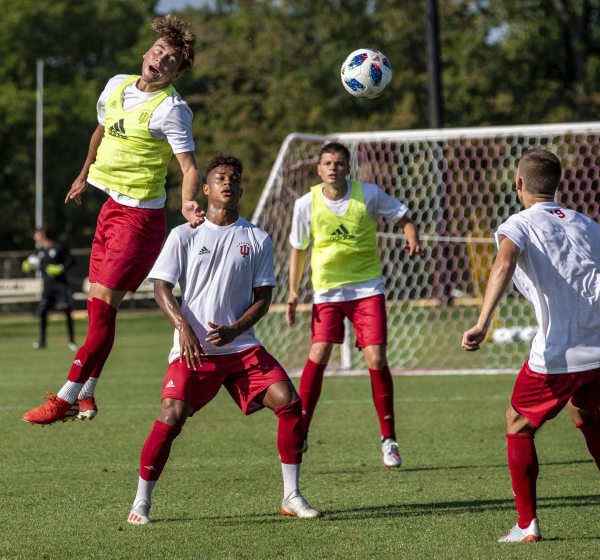
#> input picture OpenCV/image.jpeg, 1200 x 1119 px, found by its file name (shown at 1/2 size)
$ python img-size-reducing.py
#> lines starting #> are read from the running program, lines starting #| are printed output that depends on the picture
import cv2
import matplotlib.pyplot as plt

img = cv2.imread("C:/Users/mohammed mubeen uddi/OneDrive/Desktop/my programs/python/image.jpeg")
#> img is the input picture: shape (1119, 1200, 3); mean B, G, R 70.9, 96, 102.6

layer = img.copy()

for i in range(4):
    plt.subplot(2, 2, i + 1)

    # using pyrDown() function
    layer = cv2.pyrDown(layer)

    plt.imshow(layer)
    cv2.imshow("str(i)", layer)
    cv2.waitKey(0)
#> this loop made 4 passes
#> pass 1, `layer = cv2.pyrDown(layer)`:
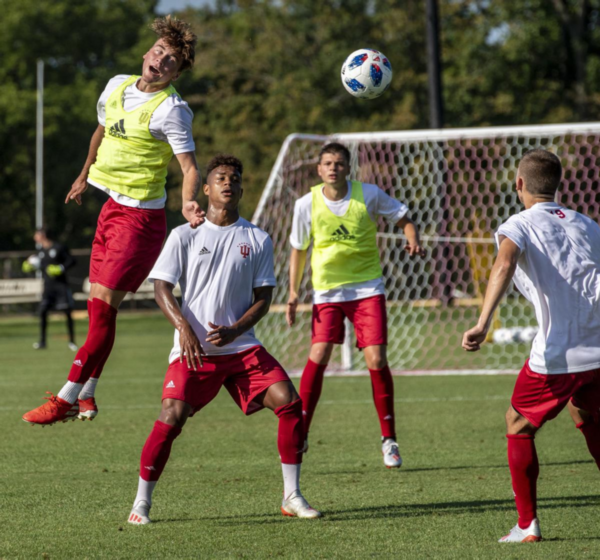
#> layer: shape (560, 600, 3); mean B, G, R 70.9, 96, 102.6
#> pass 2, `layer = cv2.pyrDown(layer)`:
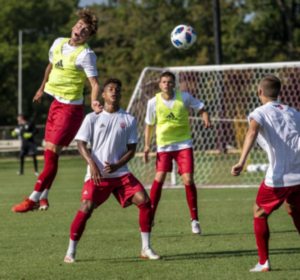
#> layer: shape (280, 300, 3); mean B, G, R 70.9, 95.9, 102.5
#> pass 3, `layer = cv2.pyrDown(layer)`:
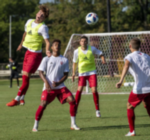
#> layer: shape (140, 150, 3); mean B, G, R 70.8, 95.9, 102.5
#> after the loop:
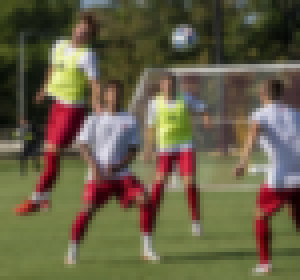
#> layer: shape (70, 75, 3) (shown 4 times larger); mean B, G, R 70.7, 95.8, 102.4


cv2.destroyAllWindows()
#> figure, not shown here; B, G, R data is drawn as R, G, B
